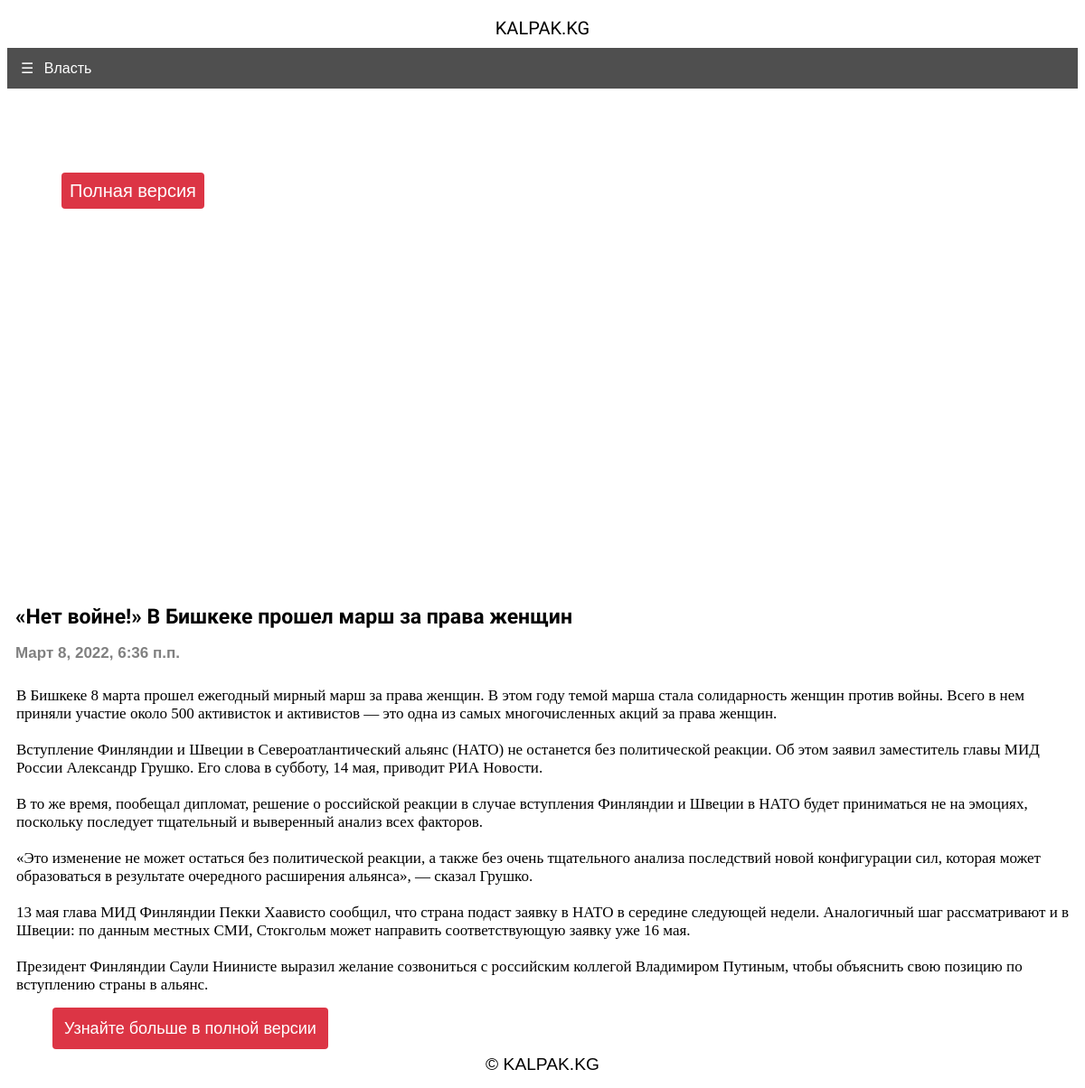
/article/net-vojne-v-bishkeke-proshel-marsh-za-prava-zhenshin/amp.html/, run on the app's committed database.
### core/models.py (models this page shows, shortened)
class Article(models.Model):
    title = models.CharField(max_length=255, null=True, blank=True)
    tt = models.CharField(max_length=255, null=True, blank=True, verbose_name="Подтекст")
    text = models.TextField()
    slug = models.SlugField(max_length=255, unique=True, db_index=True, verbose_name="URL", null=True, blank=True)
    author = models.ForeignKey(
        to="Author",
        on_delete=models.SET_NULL,
        null=True, blank=True,
        related_name="article",
        verbose_name=_("Автор")
    )
    heading = models.ForeignKey(
        to="HeadingArticle",
        on_delete=models.PROTECT,
        null=True,
        related_name="article",
        verbose_name=_("Рубрика")
    )
    readers = models.ManyToManyField(
        to=User,
        related_name="readed_articles",
        blank=True,
        verbose_name=_("Читатели")
    )
    views = models.IntegerField(default=0, verbose_name=_("Просмотры"))
    created_at = models.DateTimeField(
        auto_now_add=True,
        null=True,
    )
    main_article = models.BooleanField(default=False, verbose_name=_("Первая новость"))
    text_article = models.BooleanField(default=False, verbose_name=_("Текстовые новости"))
    center_article = models.BooleanField(default=False)
    right_panel_article = models.BooleanField(default=False, verbose_name=_("Главные новости"))
    pagination_article = models.BooleanField(default=False, verbose_name=_("Архивные"))
    updated_at = models.DateTimeField(auto_now=True)
    is_active = models.BooleanField(default=True)
    metades = models.TextField(null=True, blank=True, verbose_name=_("Ключевые слова"))
    picture = models.ImageField(
        upload_to="articles_image",
        null=True, blank=True,
        verbose_name="Главная картинка статьи"
    )

class HeadingArticle(models.Model):
    title = models.CharField(max_length=255)
    class Meta:
        verbose_name = "Рубрика"
        verbose_name_plural = "Рубрики"
    def __str__(self):
        return self.title

### core/views.py (the view)
# urls.py: path('article/<slug:article_slug>/amp.html/', amp, name ='post_detail_amp'),
def amp(request, article_slug):
        article = get_object_or_404(Article, slug=article_slug)
        articles = Article.objects.all()
        heading = HeadingArticle.objects.all()
        articles = Article.objects.order_by('-created_at')
        context = {
            "articles": articles,
            "article": article,
            "heading": heading
            }
        return render(request, 'amp.html', context=context)

### core/templatetags/ampimg.py (called while the page is built, shortened)
@register.filter(name ="ampimg")
def ampimg(content):
    img_pattern = r'(<img [^>]+>)'
    img_tags = re.findall(img_pattern, content)
    img_src_pattern = r'src ="([^"]+)"'
    return content

### core/templates/amp.html (shortened to what this page needs)
{% load ampimg %}
<!doctype html>
<html amp lang="en">
  <head>
  </head>
  <body>
<header class="headerbar2">
  <div class="site-name">KALPAK.KG</div>
</header>
<header class="headerbar">
  <div role="button" on="tap:sidebar1.toggle" tabindex="0" class="hamburger">☰ <div class="hamburger2">{{ article.heading }}</div></div>
</header>
<amp-sidebar id="sidebar1" layout="nodisplay" side="left">
  <div role="button" aria-label="close sidebar" on="tap:sidebar1.toggle" tabindex="0" class="close-sidebar">✕</div>
  <ul class="sidebar">
       <li><a href="{% url 'main' %}" class="btn-danger">Полная версия</a></li>
      {% for headings in heading %}
        <li><a href="{% url 'heading' headings.id %}" class="category">{{ headings.title }}</a></li>
      {% endfor %}
       </ul></amp-sidebar>
<div class="container" id="banner"><h1 class="log">{{ article.title }}</h1></div>
<div class="container mb-3"><h3 class="log2">{{ article.created_at }}</h3></div>
<div class="container mb-3">{% autoescape off %}<h3 class="log3">{{ article.text|linebreaksbr }}</h3>{% endautoescape %}</div>
<div class="container text-center"><p id="amp_page"><a href="{% url 'article' article.slug %}" class="btn">Узнайте больше в полной версии</a></p></div>
    <footer>© KALPAK.KG</footer>
  </body>
</html>

### core/templates/amp.html (style rules this page uses)
body { font-family: 'Raleway', sans-serif; }
footer { text-align: center; height: 29px; font-size: 1.2em; }
#banner { font-size: 1em; width: 100%; }
#amp_page { font-size: 18px; }
.headerbar { height: 45px; top: 0; width: 100%; display: flex; align-items: center; background: #4f4f4f; }
.btn { text-decoration: none; background: #dc3545; padding: 13px; border-radius: 4px; color: white; text-align: center; cursor: pointer; position: relative; left: 50px; }
.btn-danger { text-decoration: none; background: #dc3545; padding: 9px; color: white; font-size: 20px; border-radius: 4px; }
.log { font-size: 23px; font-family: 'Montserrat', sans-serif; padding-left: 9px; }
.log2 { font-size: 17px; color: grey; padding-left: 9px; }
.log3 { font-size:17px; font-family: 'Source Serif Pro', serif; font-weight: 100; padding: 10px; }
.headerbar2 { height: 45px; top: 0; width: 100%; display: flex; align-items: center; background: white; }
.site-name { font-size:20px; font-family: 'Montserrat', sans-serif; margin: auto; }
#banner { margin-top: 30px; }
.hamburger { padding-left: 15px; color: white; display: inline-block; }
.hamburger2 { padding-left: 7px; display: inline-block; }
.sidebar { font-size: 29px; padding: 60px; margin: 0; }
#sidebar1 { background: #4f4f4f; }
.sidebar > li { list-style: none; margin-bottom:10px; }
.category { text-decoration: none; color: white; font-size: 17px; }
.sidebar li a { text-decoration: none; font-family: sans-serif; }
.close-sidebar { font-size: 1.8em; padding-left: 25px; color:white; }
body { -webkit-animation:-amp-start 8s steps(1, end) 0s 1 normal both;-moz-animation:-amp-start 8s steps(1, end) 0s 1 normal both;-ms-animation:-amp-start 8s steps(1, end) 0s 1 normal both;animation:-amp-start 8s steps(1, end) 0s 1 normal both }

### data on the page
Article: heading "Власть", title "«Нет войне!» В Бишкеке прошел марш за права женщин", created_at "Март 8, 2022, 6:36 п.п.", text "В Бишкеке 8 марта прошел ежегодный мирный марш за права женщин. В этом году темой марша стала солидарность женщин против войны. Всего в нем приняли участие около 500 активисток и активистов — это одна из самых многочисленных акций за права женщин. Вступление Финляндии и Швеции в Североатлантический альянс (НАТО) не останется без политической реакции. Об этом заявил заместитель главы МИД России Александр Грушко. Его слова в субботу, 14 мая, приводит РИА Новости. В то же время, пообещал дипломат, решение о российской реакции в случае вступления Финляндии и Швеции в НАТО будет приниматься не на эмоциях, поскольку последует тщательный и выверенный анализ всех факторов. «Это изменение не может…"
